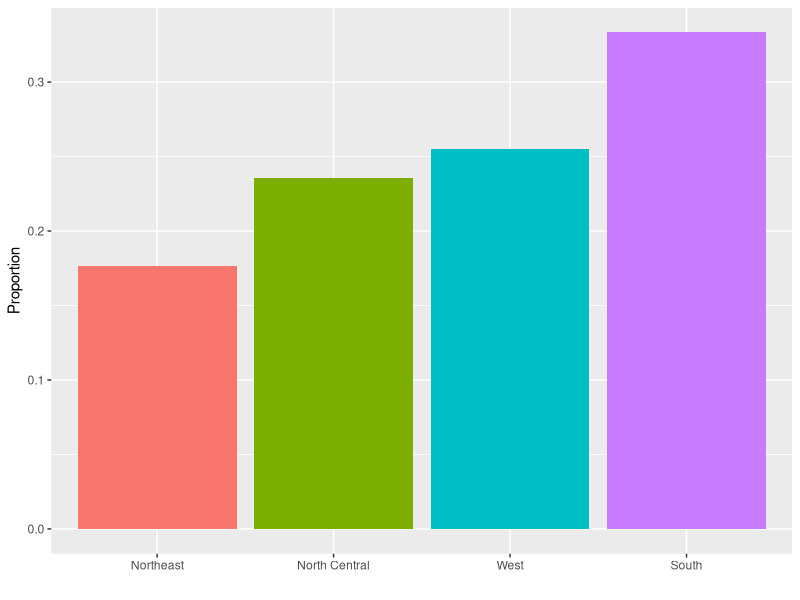
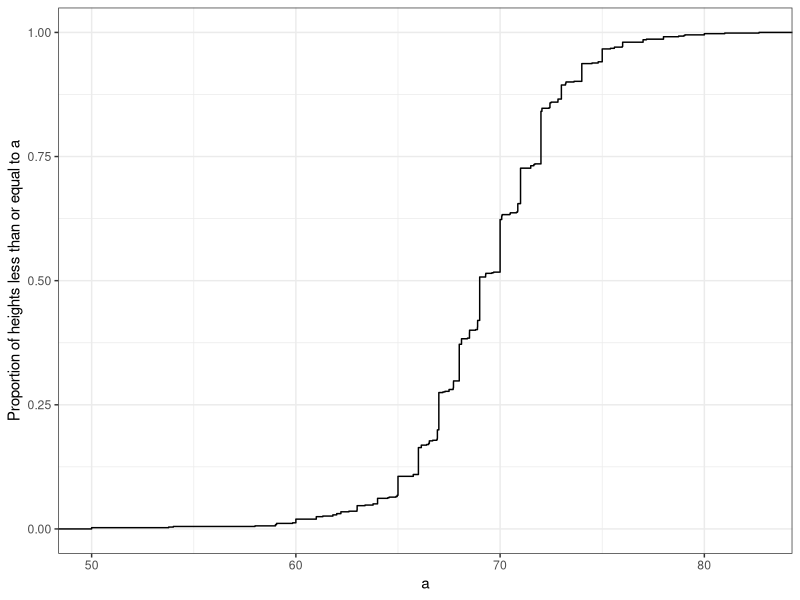
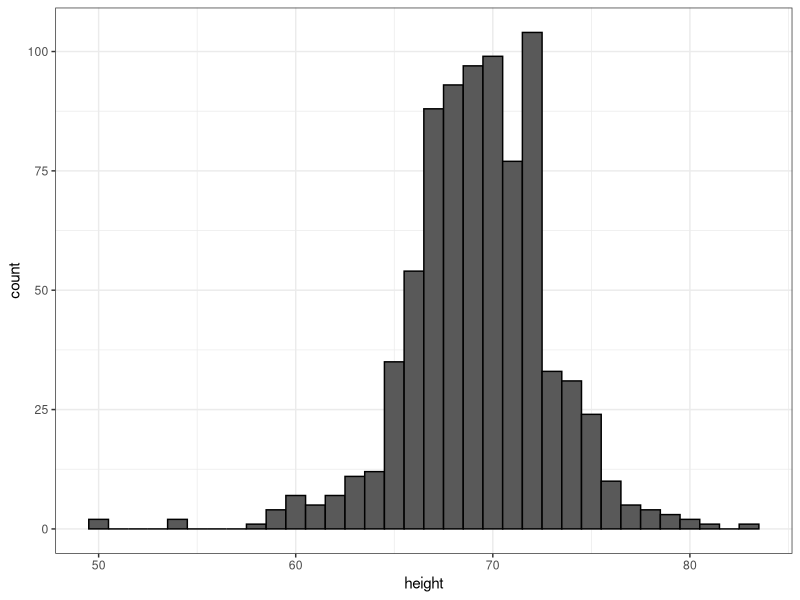
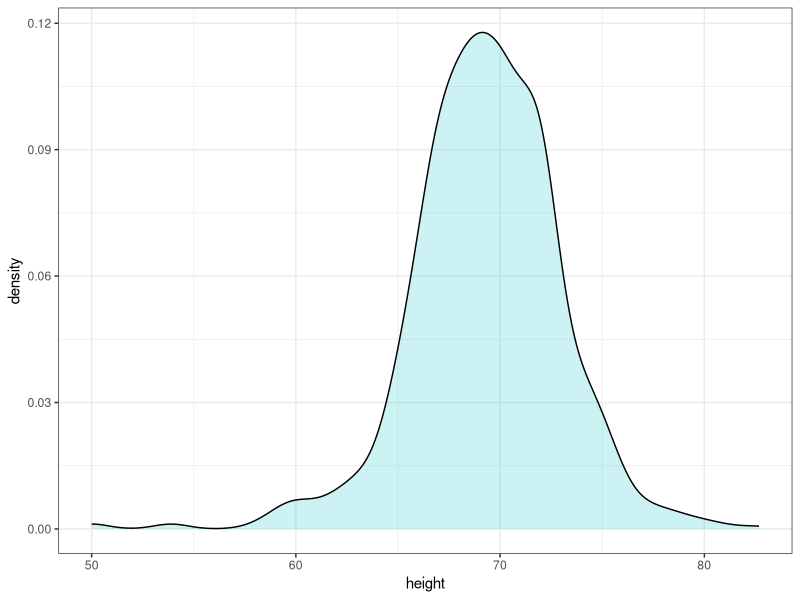
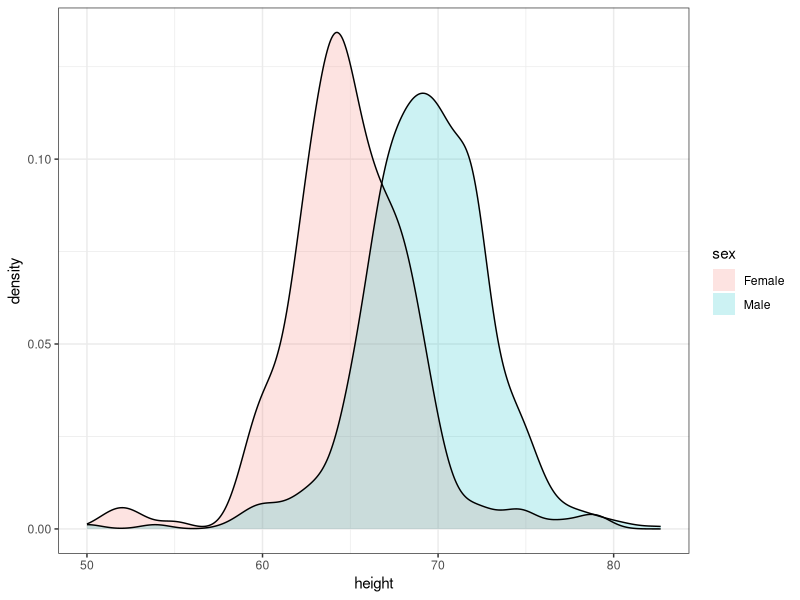
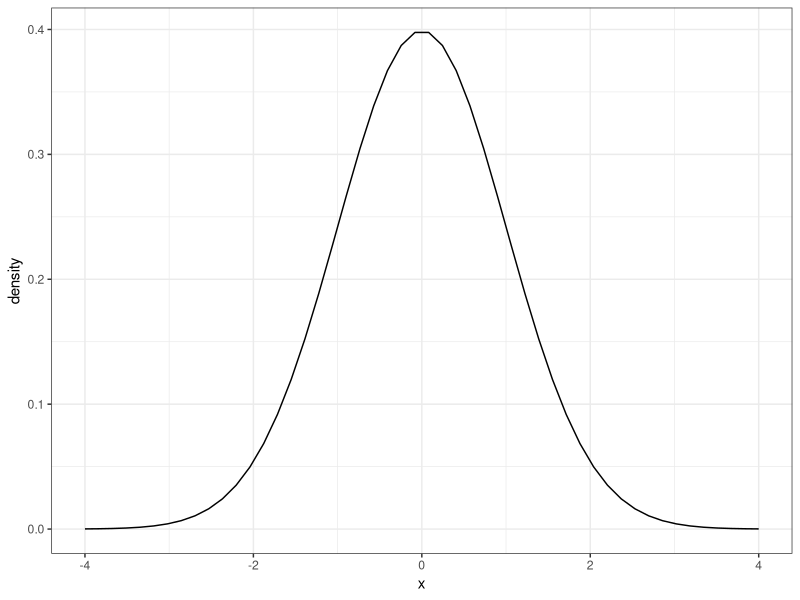
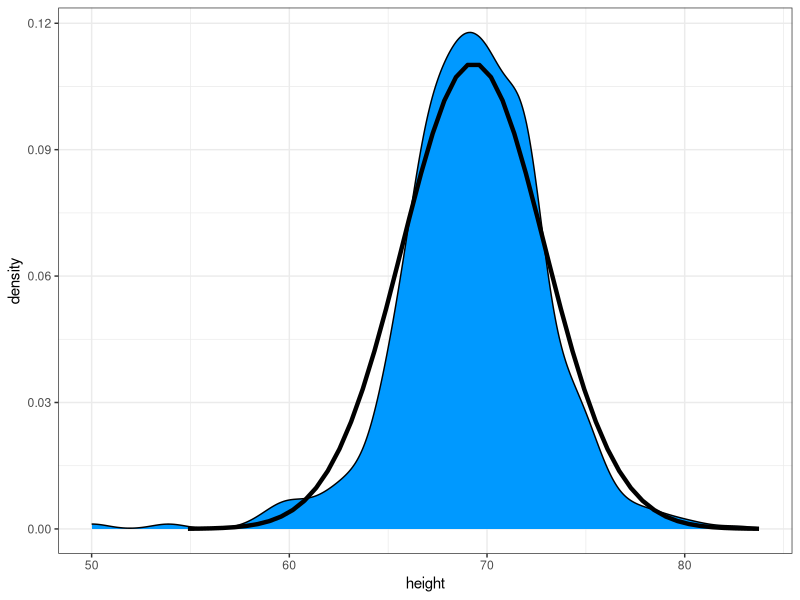
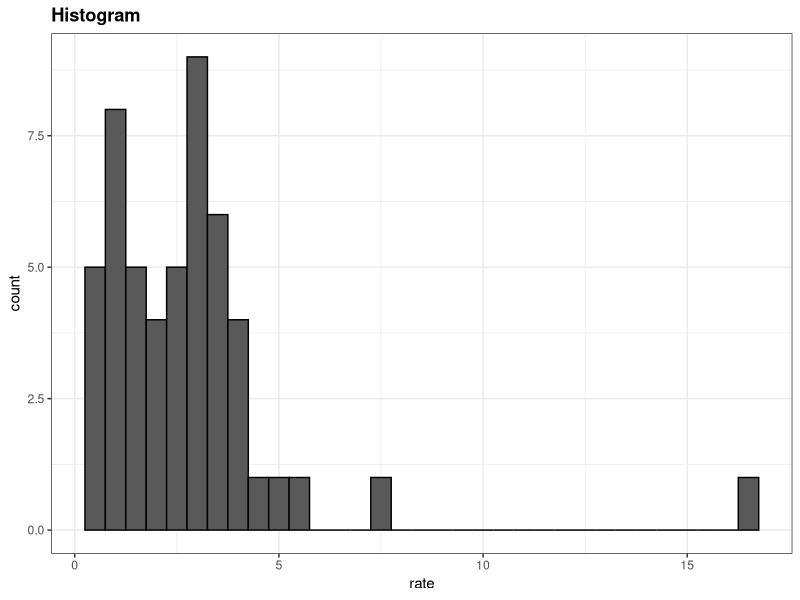

Reproduce these figures in R, in order.
## ---- chunk 1
library(tidyverse)
library(dslabs)
head(heights)
## ---- chunk 2
prop.table(table(heights$sex))
## ---- chunk 3
murders |> group_by(region) |>
  summarize(n = n()) |>
  mutate(Proportion = n/sum(n), 
         region = reorder(region, Proportion)) |>
  ggplot(aes(x = region, y = Proportion, fill = region)) + 
  geom_col(show.legend = FALSE) + 
  xlab("")
## ---- chunk 4
ds_theme_set()
heights |> filter(sex == "Male") |> ggplot(aes(height)) + 
  stat_ecdf() +
  ylab("Proportion of heights less than or equal to a") + 
  xlab("a")
## ---- chunk 5
heights |> 
  filter(sex == "Male") |> 
  ggplot(aes(height)) + 
  geom_histogram(binwidth = 1, color = "black")
## ---- chunk 6
heights |> 
  filter(sex == "Male") |> 
  ggplot(aes(height)) + 
  geom_density(alpha = .2, fill = "#00BFC4", color = 0)  +
  geom_line(stat = 'density')
## ---- chunk 7
heights |> 
  ggplot(aes(height, fill = sex)) + 
  geom_density(alpha = 0.2, color = 0) +
  geom_line(stat = 'density')
## ---- chunk 8
mu <- 0; s <- 1
norm_dist <- data.frame(x = seq(-4,4, len = 50)*s + mu) |> mutate(density = dnorm(x, mu, s))
norm_dist |> ggplot(aes(x,density)) + geom_line()
## ---- chunk 9
index <- heights$sex == "Male"
x <- heights$height[index]
m <- sum(x) / length(x)
s <- sqrt(sum((x - mu)^2)/length(x))
## ---- chunk 10
m <- mean(x)
s <- sd(x)
c(average = m, sd = s)
## ---- chunk 11
norm_dist <- data.frame(x = seq(-4, 4, len = 50)*s + m) |> 
  mutate(density = dnorm(x, m, s))

heights |> filter(sex == "Male") |> ggplot(aes(height)) +
  geom_density(fill = "#0099FF") +
  geom_line(aes(x, density),  data = norm_dist, lwd = 1.5) 
## ---- chunk 12
murders <- murders |> mutate(rate = total/population*100000)
library(gridExtra)
murders |> ggplot(aes(x = rate)) + geom_histogram(binwidth = 0.5, color = "black") + ggtitle("Histogram")
## ---- chunk 13
murders |> ggplot(aes("",rate)) + geom_boxplot() +
  coord_cartesian(xlim = c(0, 2)) + xlab("")
## ---- chunk 14
heights |> ggplot(aes(x = sex, y = height, fill = sex)) +
  geom_boxplot()
## ---- chunk 15
heights |> filter(sex == "Female") |>
  ggplot(aes(height)) +
  geom_density(fill = "#F8766D") 
## ---- chunk 16
heights |> filter(sex == "Female") |> 
  top_n(5, desc(height)) |>
  pull(height)
## ---- chunk 17
library(dplyr)
library(dslabs)
qs <- seq(10,90,20)
heights |> group_by(sex) |>
  reframe(quantile = paste0(qs, "%"), value = quantile(height, qs/100)) |>
  pivot_wider(names_from = sex) |>
  rename(female_percentiles = Female, male_percentiles = Male)
data.frame(id = c("x","x", "y", "y"), sex = c("a","b", "a", "b"), value = c(1,2,3,4)) |>
  pivot_wider(names_from = sex, values_from = value)

## Here is an R-base solution
qs <- seq(10,90,20)
with(heights,
     data.frame(
       quantile(height[sex == "Male"], qs/100),
       quantile(height[sex == "Female"], qs/100)
)) |> setNames(c("female_percentiles", "male_percentiles"))

heights |> group_by(sex) |>
  
  reframe(quantile = paste0(qs, "%"), value = quantile(height, qs/100)) |>
  pivot_wider(names_from = sex) |>
  rename(female_percentiles = Female, male_percentiles = Male)
data.frame(id = c("x","x", "y", "y"), sex = c("a","b", "a", "b"), value = c(1,2,3,4)) |>
  pivot_wider(names_from = sex, values_from = value)

## ---- chunk 18
library(tidyverse)
library(dslabs)
ds_theme_set()
tab <- gapminder |> filter(year == 2010) |> group_by(continent) |> select(continent, population)  
tab |> ggplot(aes(x = continent, y = population/10^6)) + 
  geom_boxplot() + 
  scale_y_continuous(trans = "log10", breaks = c(1,10,100,1000)) + ylab("Population in millions")
## ---- chunk 19
## We can see that it is Americas visually, but just in case here it is:
tab |> group_by(continent) |>
  summarize(diff(quantile(log10(population), c(.25,.75))))
